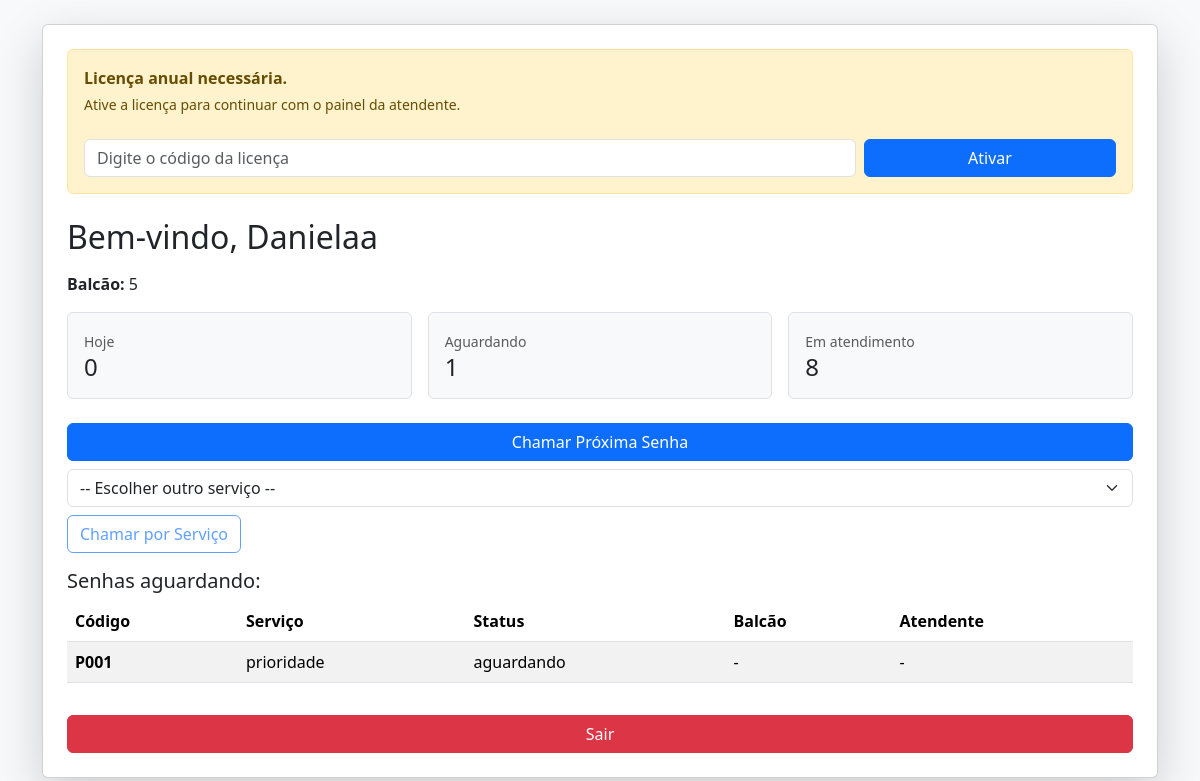
The page /atendimentoo.php (signed in) on the database its author committed.
### tables this page shows
CREATE TABLE IF NOT EXISTS `usuarios` (
  `id` int NOT NULL AUTO_INCREMENT,
  `nome` varchar(100) NOT NULL,
  `usuario` varchar(50) NOT NULL,
  `senha` varchar(255) NOT NULL,
  `perfil` enum('admin','atendente','cliente','outro') NOT NULL,
  `balcao` varchar(50) DEFAULT NULL,
  `servico` varchar(255) DEFAULT NULL,
  PRIMARY KEY (`id`),
  UNIQUE KEY `usuario` (`usuario`)
);

CREATE TABLE IF NOT EXISTS `senhas` (
  `id` int NOT NULL AUTO_INCREMENT,
  `tipo` varchar(20) DEFAULT 'geral',
  `codigo` varchar(10) DEFAULT NULL,
  `servico` varchar(50) DEFAULT 'geral',
  `status` varchar(20) DEFAULT 'aguardando',
  `atendente` varchar(100) DEFAULT NULL,
  `balcao` varchar(50) DEFAULT NULL,
  `chamado_em` datetime DEFAULT NULL,
  `data_criacao` datetime DEFAULT CURRENT_TIMESTAMP,
  `visivel_painel` tinyint(1) DEFAULT '0',
  PRIMARY KEY (`id`)
);

### servicos_kiosk.php (called while the page is built)
<?php
function obterServicosKiosk(): array
{
    return [
        'Atendimento Geral' => 'G',
        'Atendimento de Isenção' => 'I',
        'Atendimento de Prioridade' => 'P',
    ];
}
function expandirServicosKiosk(array $servicos): array
{
    $equivalencias = [
        'geral' => ['geral', 'Atendimento Geral'],
        'atendimento geral' => ['geral', 'Atendimento Geral'],
        'isenção' => ['isenção', 'Atendimento de Isenção'],
        'atendimento de isenção' => ['isenção', 'Atendimento de Isenção'],
        'prioridade' => ['prioridade', 'Atendimento de Prioridade'],
        'atendimento de prioridade' => ['prioridade', 'Atendimento de Prioridade'],
    ];
    $resultado = [];
    foreach ($servicos as $servico) {
        $servico = trim($servico);
        $resultado = array_merge(
            $resultado,
            $equivalencias[strtolower($servico)] ?? [$servico]
        );
    }
    return array_values(array_unique($resultado));
}

### atendimentoo.php (the view, shortened to what this page needs)
<?php
require 'conexao.php';
require_once 'servicos_kiosk.php';
$licencaAtual = buscarLicencaValida($pdo);
$licencaValida = !empty($licencaAtual);
$usuario_id = $_SESSION['usuario_id'];
$servicosKiosk = obterServicosKiosk();
$stmt = $pdo->prepare("SELECT nome, servico, balcao FROM usuarios WHERE id = ?");
$stmt->execute([$usuario_id]);
$dadosUsuario = $stmt->fetch(PDO::FETCH_ASSOC);
    ?>
    <?php exit();
$servicosMenu = $servicosKiosk;
$servicosParaConsulta = expandirServicosKiosk(array_keys($servicosMenu));
$senhasAguardando = [];
$estatisticasAtendente = ['aguardando' => 0, 'chamados' => 0, 'totalHoje' => 0];
if ($servicosParaConsulta) {
    $placeholdersConsulta = implode(',', array_fill(0, count($servicosParaConsulta), '?'));
    $stmt = $pdo->prepare("SELECT * FROM senhas WHERE status = 'aguardando' AND servico IN ($placeholdersConsulta) ORDER BY id ASC LIMIT 10");
    $stmt->execute($servicosParaConsulta);
    $senhasAguardando = $stmt->fetchAll(PDO::FETCH_ASSOC);
    $stmt = $pdo->prepare("SELECT SUM(status = 'aguardando') AS aguardando, SUM(status = 'chamado') AS chamados, SUM(DATE(data_criacao) = CURDATE()) AS totalHoje FROM senhas WHERE servico IN ($placeholdersConsulta)");
    $stmt->execute($servicosParaConsulta);
    $estatisticasAtendente = array_map('intval', $stmt->fetch(PDO::FETCH_ASSOC) ?: $estatisticasAtendente);
}
?>
<!DOCTYPE html>
<html lang="pt-BR">
<head>
    <link href="https://cdn.jsdelivr.net/npm/bootstrap@5.3.2/dist/css/bootstrap.min.css" rel="stylesheet">
</head>
<body class="bg-light">
<div class="container mt-4">
    <div class="card shadow-lg p-4">
        <?php if (!$licencaValida): ?>
            <div class="alert alert-warning mb-4">
                <strong>Licença anual necessária.</strong>
                <div class="small mt-1">Ative a licença para continuar com o painel da atendente.</div>
                <form method="post" class="row g-2 mt-3 align-items-end">
                    <div class="col-md-9">
                        <input type="text" class="form-control" name="licenca_codigo" placeholder="Digite o código da licença" required>
                    </div>
                    <div class="col-md-3 d-grid">
                        <button type="submit" class="btn btn-primary">Ativar</button>
                    </div>
                </form>
            </div>
        <?php endif; ?>
        <h2 class="mb-3">Bem-vindo, <?= htmlspecialchars($dadosUsuario['nome']) ?></h2>
        <p><strong>Balcão:</strong> <?= htmlspecialchars($dadosUsuario['balcao']) ?></p>
        <div class="row g-3 mb-4">
            <div class="col-md-4">
                <div class="border rounded p-3 bg-light">
                    <small class="text-muted">Hoje</small>
                    <h4 class="mb-0" id="total-hoje"><?= $estatisticasAtendente['totalHoje'] ?></h4>
                </div>
            </div>
            <div class="col-md-4">
                <div class="border rounded p-3 bg-light">
                    <small class="text-muted">Aguardando</small>
                    <h4 class="mb-0" id="total-aguardando"><?= $estatisticasAtendente['aguardando'] ?></h4>
                </div>
            </div>
            <div class="col-md-4">
                <div class="border rounded p-3 bg-light">
                    <small class="text-muted">Em atendimento</small>
                    <h4 class="mb-0" id="total-chamados"><?= $estatisticasAtendente['chamados'] ?></h4>
                </div>
            </div>
        </div>
        <form method="post" class="d-flex gap-2 flex-wrap mb-3" id="form-chamada-servico">
            <button type="submit" name="chamar" class="btn btn-primary flex-grow-1">Chamar Próxima Senha</button>
            <select name="servico_personalizado" id="servico-personalizado" class="form-select">
                <option value="">-- Escolher outro serviço --</option>
            </select>
            <button type="submit" name="chamar_personalizado" id="chamar-por-servico" class="btn btn-outline-primary" disabled>Chamar por Serviço</button>
        </form>
        <h5>Senhas aguardando:</h5>
        <div class="table-responsive">
            <table class="table table-striped">
                <thead>
                <tr>
                    <th>Código</th>
                    <th>Serviço</th>
                    <th>Status</th>
                    <th>Balcão</th>
                    <th>Atendente</th>
                </tr>
                </thead>
                <tbody id="senhas-aguardando">
                <?php foreach ($senhasAguardando as $senha): ?>
                    <tr>
                        <td><strong><?= htmlspecialchars($senha['codigo']) ?></strong></td>
                        <td><?= htmlspecialchars($senha['servico']) ?></td>
                        <td><?= htmlspecialchars($senha['status']) ?></td>
                        <td><?= htmlspecialchars($senha['balcao'] ?? '-') ?></td>
                        <td><?= htmlspecialchars($senha['atendente'] ?? '-') ?></td>
                    </tr>
                <?php endforeach; ?>
                </tbody>
            </table>
        </div>
        <a href="painel_atendimento.php" class="btn btn-danger mt-3">Sair</a>
    </div>
</div>
</body>
</html>

### rows shown on the page
usuarios: nome "Danielaa", balcao "5"
senhas: codigo "P001", servico "prioridade", status "aguardando", balcao "-", atendente "-"

### other values the page prints
$estatisticasAtendente['totalHoje'] "0"
$estatisticasAtendente['aguardando'] "1"
$estatisticasAtendente['chamados'] "8"
